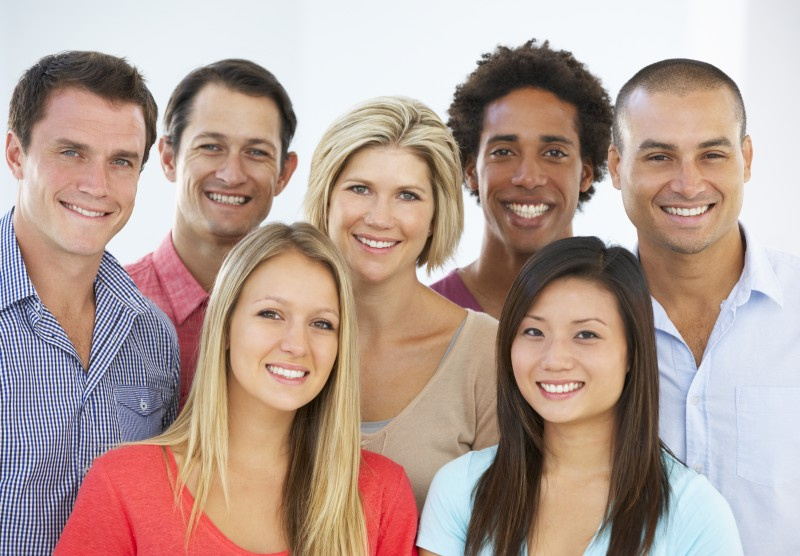
#> input picture kel.jpg, 800 x 556 px
$ jupyter execute 'Face Detection-Copy1.ipynb'
#> lines starting #> are read from the running program, lines starting #| are printed output that depends on the picture; after the words box and inside, x2 and y2 are one past the last pixel; in counts of white or black regions, pixels touching at a corner belong together
[cell 1]
import cv2

[cell 2]
face_cascade = cv2.CascadeClassifier("haarcascade_frontalface_default.xml")

[cell 3]
img = cv2.imread("kel.jpg")
#> img is the input picture: shape (556, 800, 3); mean B, G, R 148.7, 157.5, 180

[cell 4]
gray = cv2.cvtColor(img,cv2.COLOR_BGR2GRAY)
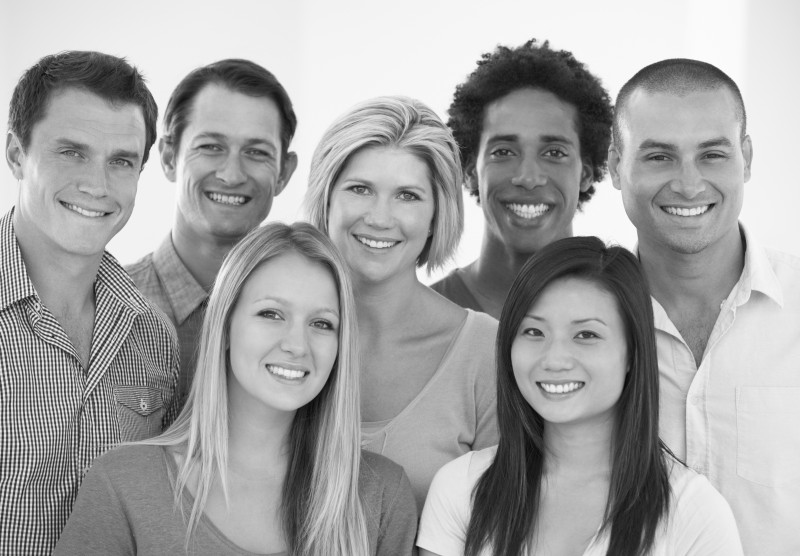
#> gray: shape (556, 800); min 8, max 255, mean 163.3

[cell 5]
faces = face_cascade.detectMultiScale(gray, scaleFactor = 1.05, minNeighbors=5)
#> faces = [[500, 284, 134, 134], [325, 150, 118, 118], [225, 269, 135, 135], [169, 100, 128, 128], [612, 101, 142, 142], [25, 102, 143, 143], [458, 95, 138, 138]]

[cell 6]
print (type(faces))
#| <class 'numpy.ndarray'>

[cell 7]
print (faces)
#| [[500 284 134 134]
#|  [325 150 118 118]
#|  [225 269 135 135]
#|  [169 100 128 128]
#|  [612 101 142 142]
#|  [ 25 102 143 143]
#|  [458  95 138 138]]

[cell 8]
for x,y,w,h in faces :
    img = cv2.rectangle(img, (x,y), (x+w,y+h), (139,139,0),3)
#> this loop made 7 passes
#> pass 1, `img = cv2.rectangle(img, (x,y), (x+w,y+h), (139,139,0),3)`:
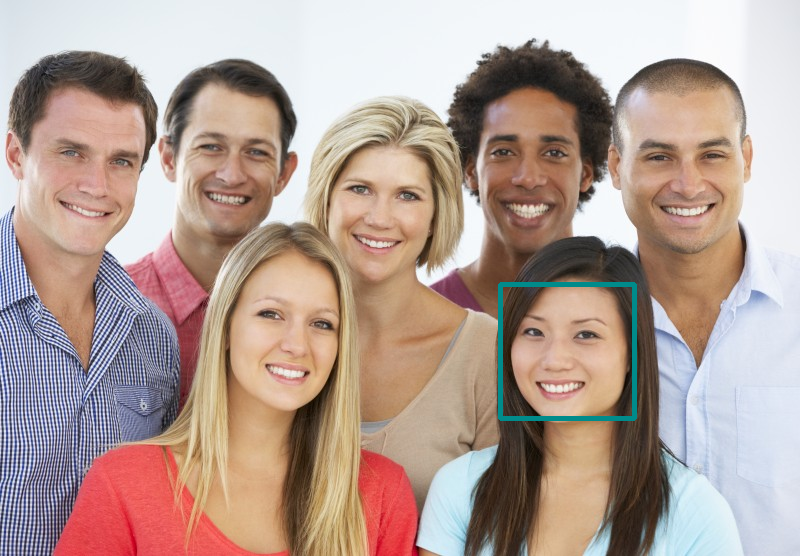
#> img: shape (556, 800, 3); 0.6% of pixels changed, all inside (x1, y1, x2, y2) = (498, 282, 637, 421)
#> pass 2, `img = cv2.rectangle(img, (x,y), (x+w,y+h), (139,139,0),3)`:
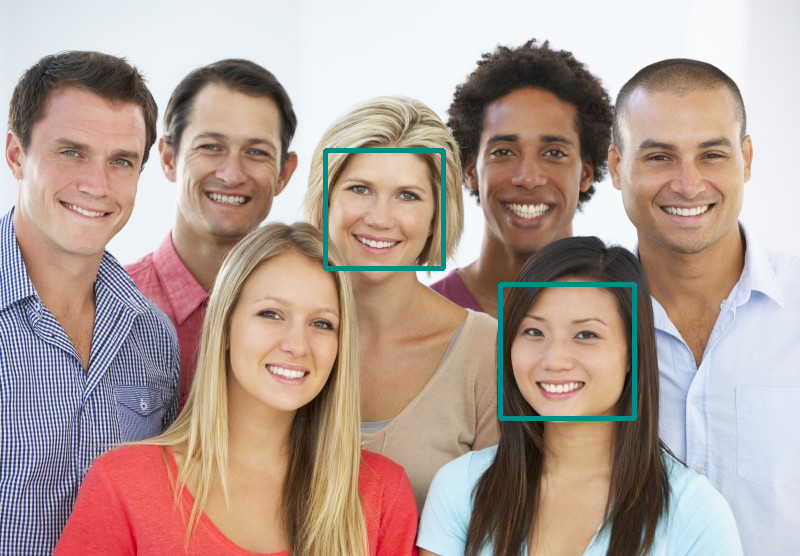
#> img: shape (556, 800, 3); 0.53% of pixels changed, all inside (x1, y1, x2, y2) = (323, 148, 446, 271)
#> pass 3, `img = cv2.rectangle(img, (x,y), (x+w,y+h), (139,139,0),3)`:
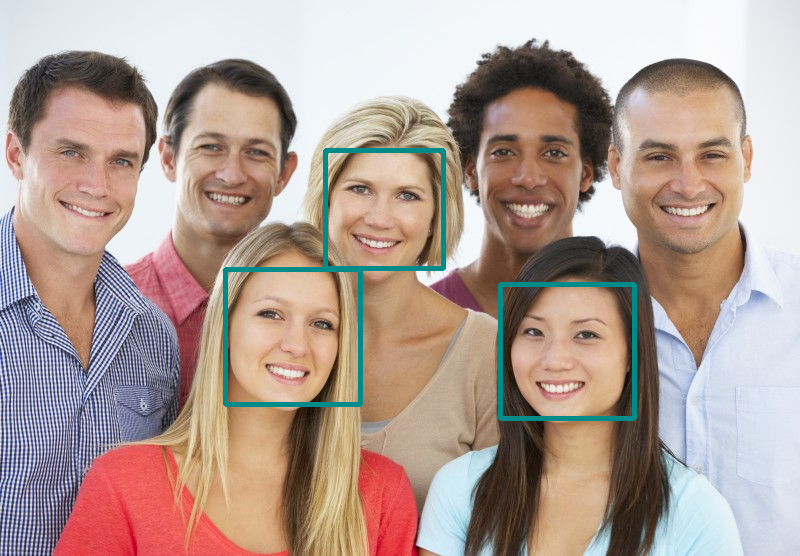
#> img: shape (556, 800, 3); 0.57% of pixels changed, all inside (x1, y1, x2, y2) = (223, 267, 363, 407)
#> after the loop:
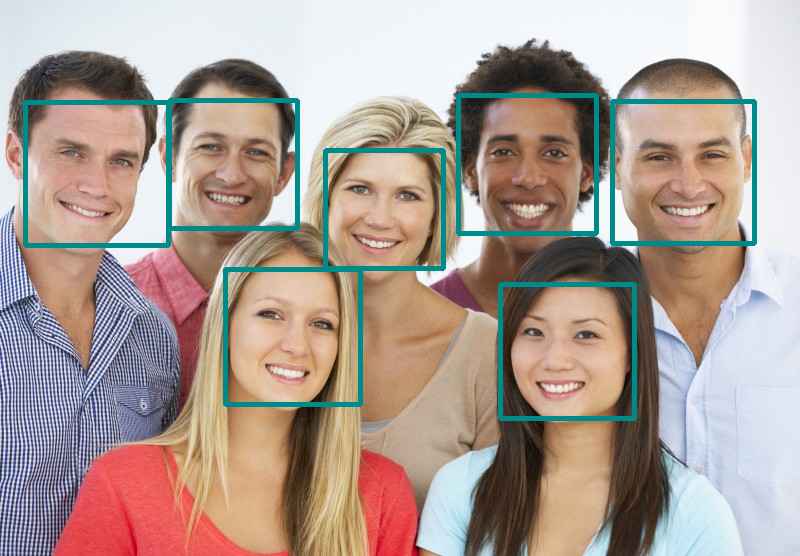
#> img: shape (556, 800, 3); 2.35% of pixels changed, all inside (x1, y1, x2, y2) = (23, 93, 757, 248)

[cell 9]
res = cv2.resize(img, (int(img.shape[1]/2),int(img.shape[0]/2)))
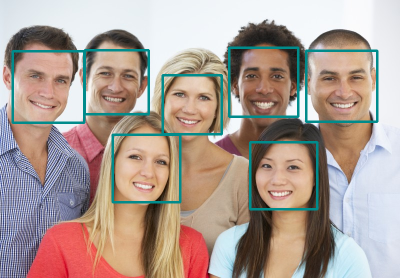
#> res: shape (278, 400, 3); mean B, G, R 149.4, 157.6, 173.6
